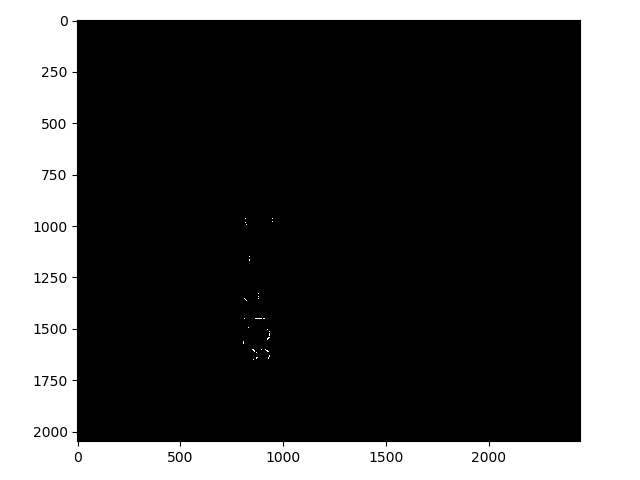
#> input picture shixun/image/c1.png, 640 x 480 px
$ python Erzhi.py
#> lines starting #> are read from the running program, lines starting #| are printed output that depends on the picture; after the words box and inside, x2 and y2 are one past the last pixel; in counts of white or black regions, pixels touching at a corner belong together
#!usr/bin/python
# -*- coding: utf-8 -*-
#author:ly
import cv2
import matplotlib.pyplot as plt

img = cv2.imread('image/c1.png')  # 直接读为灰度图像
#> img is the input picture: shape (480, 640, 3); min 0, max 255, mean 77.3
ret, th1 = cv2.threshold(img, 38, 255, cv2.THRESH_BINARY_INV)
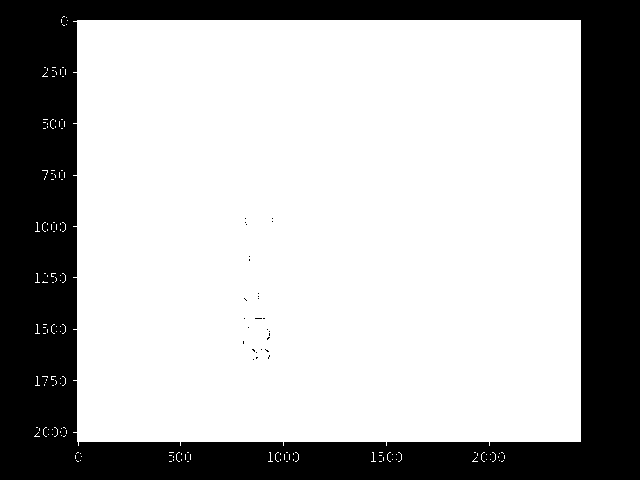
#> th1: shape (480, 640, 3); 69.5% white; 28 black regions (27 under 20 px), largest, box (x1, y1, x2, y2) and area: (0, 0, 640, 480) 93780
#th2 = cv2.adaptiveThreshold(img, 255, cv2.ADAPTIVE_THRESH_MEAN_C, cv2.THRESH_BINARY, 11, 2)
# 换行符号
#th3 = cv2.adaptiveThreshold(img, 255, cv2.ADAPTIVE_THRESH_GAUSSIAN_C, cv2.THRESH_BINARY, 11, 2)
# 换行符号
plt.imshow(th1)
plt.show()
